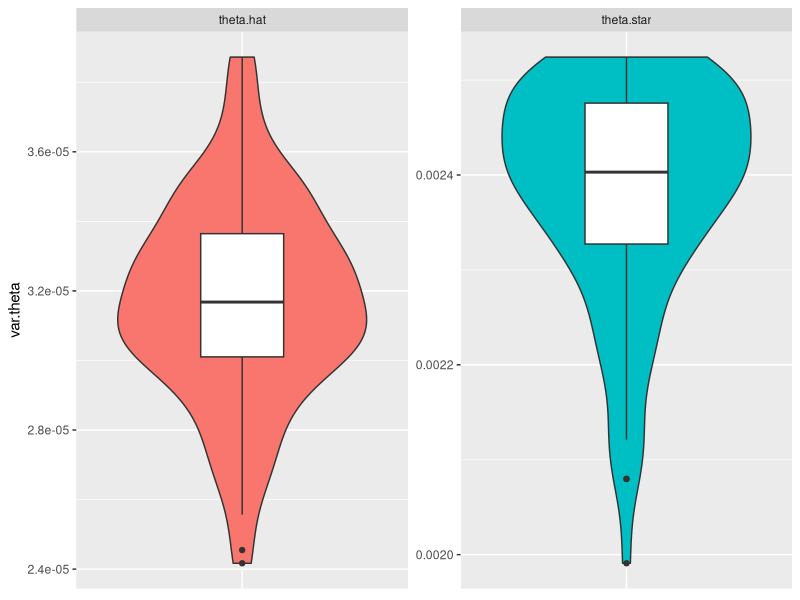

Recreate this plot in R.
## ---- chunk 1
set.seed(23)

m <- 100
x1 <- runif(m, 0, 0.5)
(theta.hat <- mean(exp(-x1)) * 0.5)
(var_theta.hat <- var(0.5 * exp(-x1)) / m)
x2 <- rexp(m, 1)
(theta.star <- mean(x2 <= 0.5))
(var_theta.star <- var(x2 <= 0.5) / m)
(exact_int <- 1 - exp(-0.5))
n <- 100 # Number of iterations

# Create a matrix with n * m random samples of U(0, 0.5)
x1_samples <- matrix(runif(m * n, 0, 0.5), n, m)
# Apply the 1st algorithm to each row
theta.hat.vec <-
	apply(x1_samples, MARGIN = 1, function(x) mean(exp(-x)) * 0.5)
var.theta.hat.vec <-
	apply(x1_samples, 1, function(x) var(exp(-x) * 0.5)/m)

# Create a matrix with n * m random samples of Exp(1)
x2_samples <- matrix(rexp(m * n, 1), n, m)
# Apply the 2nd algorithm to each row
theta.star.vec <- apply(x2_samples, 1, function(x) mean(x <= 0.5))
var.theta.star.vec <- apply(x2_samples, 1, function(x) var(x <= 0.5) / m)
## ---- chunk 2
library(ggplot2)

# Combine the data into one data.frame
MC.data <-
data.frame(MC_type = rep(c("theta.hat", "theta.star"), each = n),
					 theta = c(theta.hat.vec, theta.star.vec),
					 var.theta = c(var.theta.hat.vec, var.theta.star.vec))
# this will construct a data frame with 3 columns (MC_type, theta, var_theta)
# each column will be filled with the respective vectors
## ---- chunk 3
# Use the MC_type as fill-color and group-variable
ggplot(data = MC.data,
			 mapping = aes(x = MC_type, y = var.theta,
			 							fill = MC_type, group = MC_type)) +
	# Add a violin plot, represents the mirrored density of the given variable (var.theta)
	geom_violin() +
	# Split the plot by MC_type
	facet_wrap(~ MC_type, scales = "free") +
	# Add a boxplot
	geom_boxplot(fill="white", width=0.3) +
	# Remove the legend and x-axis
	theme(legend.position = "none",
				axis.text.x = element_blank(),
				axis.ticks.x = element_blank(),
				axis.title.x = element_blank())
## ---- chunk 4
median(theta.hat.vec)
median(theta.star.vec)
## ---- chunk 5
median(var.theta.hat.vec)
median(var.theta.star.vec)
## ---- chunk 6
set.seed(25)

m <- 1000
u <- runif(m)
x <- 1 - log(u)

g <- function(x) (x^2) / sqrt(2*pi) * exp(-((x^2)/2)) * (x>1)
f <- function(x) (exp(-x)/exp(-1)) * (x>1)

fg <- g(x)/f(x)

(theta.hat <- mean(fg))
(sd <- sd(fg))
## ---- chunk 7
set.seed(12)

m <- 100

u <- runif(m/2, 0, 0.5)
(theta.hat <- (0.5/m) * sum(exp(u-0.5) + exp(-u)))
## ---- chunk 8
(var.theta.hat <- var(exp(u-0.5) + exp(-u))/(8*m))
## ---- chunk 9
set.seed(34)

m <- 1000
c_min <- 6 * (3 - exp(1))
u <- runif(m)

# Simple MC algorithm
MC.samples <- exp(u)
cvar.samples <- exp(u) - c_min * (u - 0.5)

(theta.MC <- mean(MC.samples))
(theta.c <- mean(cvar.samples))
# true
(exp(1) - 1)
(theta.MC.var <- var(MC.samples))
(theta.c.var <- var(cvar.samples))

# Reduction in variance is relatively big
theta.MC.var - theta.c.var
